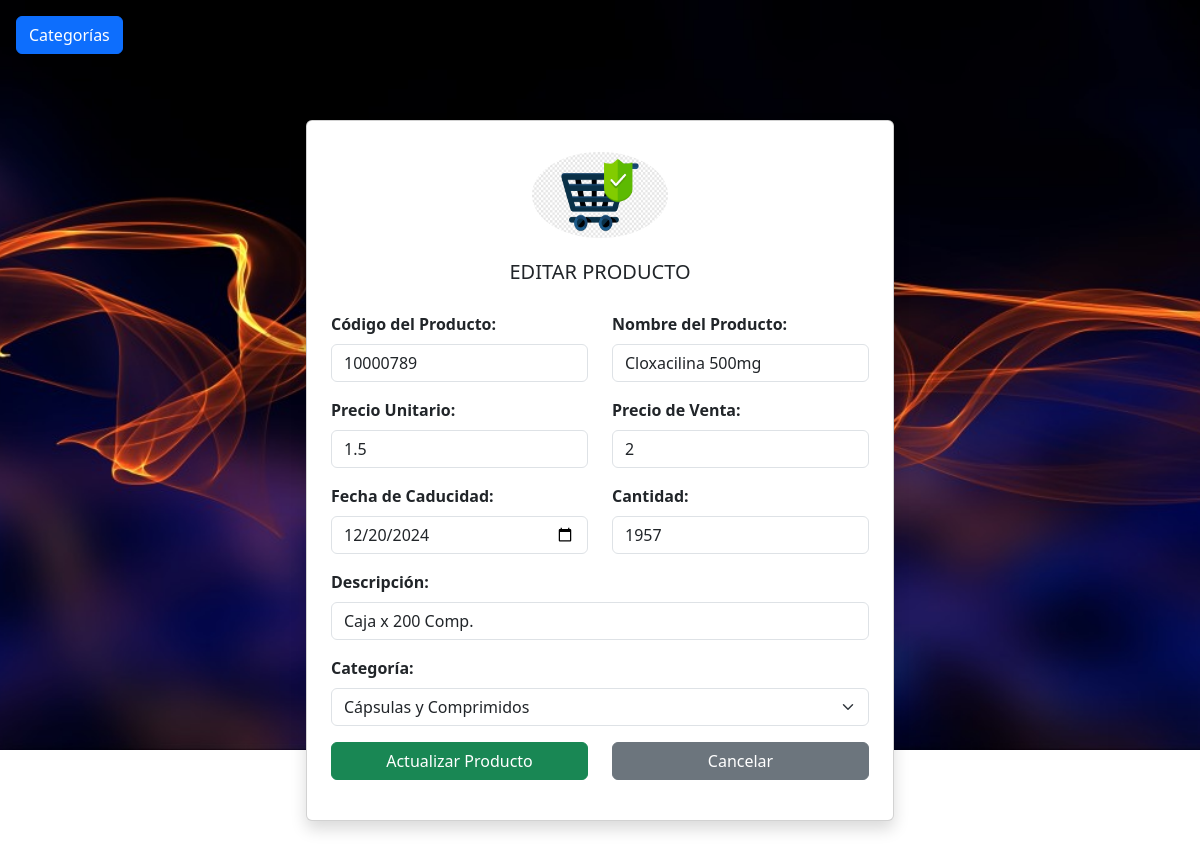
Page /productos/editar/1 on the committed database.
### tables this page shows
CREATE TABLE producto (
        id_pro INTEGER PRIMARY KEY,
        cod_pro INTEGER NOT NULL,
        nombre_pro TEXT UNIQUE NOT NULL,
        precio_unitario INTEGER NOT NULL,
        precio_de_venta INTEGER NOT NULL,
        fecha_caducidad TEXT NOT NULL,
        cantidad INTEGER NOT NULL,
        descripcion TEXT NOT NULL,
        cod_cate INTEGER NOT NULL,
        FOREIGN KEY (cod_cate) REFERENCES categoria (cod_cate)
        );

CREATE TABLE categoria (
        cod_cate INTEGER PRIMARY KEY,
        nombre_cate TEXT NOT NULL,
        cod_prov INTEGER NOT NULL,
        FOREIGN KEY (cod_prov) REFERENCES proveedores (cod_prov)
        );

### app.py (the view)
@app.route("/productos/editar/<int:id_pro>")
def editar_producto(id_pro):
    conn=sqlite3.connect("sistema_farmacia.db")
    conn.row_factory=sqlite3.Row
    cursor=conn.cursor()
    cursor.execute('SELECT cod_cate, nombre_cate FROM categoria')
    categorias = cursor.fetchall()
    cursor.execute("select * from producto where id_pro=?",(id_pro,))
    producto= cursor.fetchone()
    conn.close()
    return render_template("/productos/editar_producto.html",producto=producto,categorias=categorias)

### templates/productos/editar_producto.html (shortened to what this page needs)
<!doctype html>
<html lang="es">
  <head>
    <link href="https://cdn.jsdelivr.net/npm/bootstrap@5.3.3/dist/css/bootstrap.min.css" rel="stylesheet">
    <link rel="stylesheet" href="{{ url_for('static', filename='css/estilos_registro_usuario.css') }}">
  </head>
  <body>
    <a href="/categorias" class="btn btn-primary m-3">Categorías</a>
    <div class="container d-flex justify-content-center align-items-center vh-100">
        <div class="card p-4 shadow container-form">
            <div class="form-header">
                <img src="/static/imagenes/ventas.png" alt="cliente" class="img-fluid rounded-circle">
                <h5>EDITAR PRODUCTO</h5>
            </div>
            <form action="{{ url_for('actualizar_producto') }}" method="POST">
                <div class="row mb-3">
                    <div class="col-md-6">
                        <label for="cod_pro" class="form-label">Código del Producto:</label>
                        <input type="text" class="form-control" name="cod_pro" value="{{ producto['cod_pro'] }}" required>
                    </div>
                    <div class="col-md-6">
                        <label for="nombre_pro" class="form-label">Nombre del Producto:</label>
                        <input type="text" class="form-control" name="nombre_pro" value="{{ producto['nombre_pro'] }}" required>
                    </div>
                </div>
                <div class="row mb-3">
                    <div class="col-md-6">
                        <label for="precio_unitario" class="form-label">Precio Unitario:</label>
                        <input type="number" class="form-control" id="precio_unitario" name="precio_unitario" min="0" step="0.01" value="{{ producto['precio_unitario'] }}" required>
                    </div>
                    <div class="col-md-6">
                        <label for="precio_de_venta" class="form-label">Precio de Venta:</label>
                        <input type="number" class="form-control" id="precio_de_venta" name="precio_de_venta" min="0" step="0.01" value="{{ producto['precio_de_venta'] }}" required>
                    </div>
                </div>
                <div class="row mb-3">
                    <div class="col-md-6">
                        <label for="fecha_caducidad" class="form-label">Fecha de Caducidad:</label>
                        <input type="date" class="form-control" name="fecha_caducidad" value="{{ producto['fecha_caducidad'] }}" required>
                    </div>
                    <div class="col-md-6">
                        <label for="cantidad" class="form-label">Cantidad:</label>
                        <input type="number" class="form-control" name="cantidad" min="0" value="{{ producto['cantidad'] }}" required>
                    </div>
                </div>
                <div class="row mb-3">
                    <div class="col-md-12">
                        <label for="descripcion" class="form-label">Descripción:</label>
                        <input type="text" class="form-control" name="descripcion" value="{{ producto['descripcion'] }}" required>
                    </div>
                </div>
                <div class="row mb-3">
                    <div class="col-md-12">
                        <label for="cod_cate" class="form-label">Categoría:</label>
                        <select id="cod_cate" class="form-select" name="cod_cate" required>
                            {% for categoria in categorias %}
                            <option value="{{ categoria.cod_cate }}"{% if categoria.cod_cate == producto.cod_cate %}selected{% endif %}>{{ categoria.nombre_cate }}</option>
                            {% endfor %}
                        </select>
                    </div>
                </div>
                <div class="row mb-3">
                    <div class="col-md-6">
                        <button class="btn btn-success w-100">Actualizar Producto</button>
                    </div>
                    <div class="col-md-6">
                        <a href="/productos" class="btn btn-secondary w-100">Cancelar</a>
                    </div>
                </div>
            </form>
        </div>
    </div>
  </body>
</html>

### static/css/estilos_registro_usuario.css (style rules this page uses)
body { padding-top: 0px; background-image: url('../imagenes/fondo_login.jpg'); background-size: cover; background-repeat: no-repeat; background-position: center; height:750px; color:#ffffff; }
.img-fluid { border: 2px solid #ffffff; padding: 5px; background-color: #ffffff; border-radius: 5%; }
.container-form { max-width: 900px; }
.form-label { font-weight: bold; }
.form-header { text-align: center; margin-bottom: 20px; }
.form-header img { width: 150px; height: 100px; }
.form-header h5 { margin-top: 15px; }

### rows in the picture
producto: cod_pro "10000789", nombre_pro "Cloxacilina 500mg", precio_unitario "1.5", precio_de_venta "2", fecha_caducidad "12/20/2024", cantidad "1957", descripcion "Caja x 200 Comp.", cod_cate "Cápsulas y Comprimidos"
